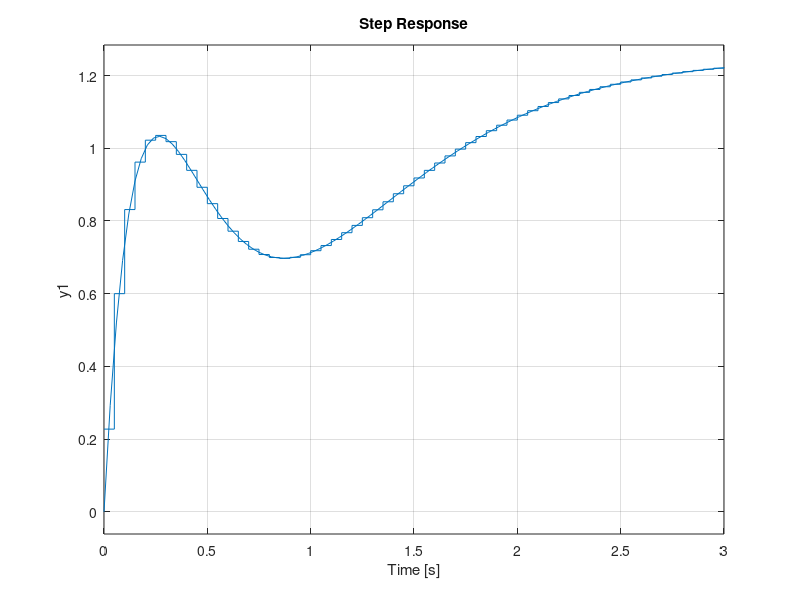

The MATLAB source for this figure:
Te = 1/20; H = tf([11 11 30], [1 9 26 24]);
Hd = c2d(H,Te,'tustin');
%[A,B,C,D] = tf2ss(H);
[num, den] = tfdata(Hd, 'v');
[R,P,k] = residue(num,den);
num2 = num - k * [den];
Ad = [-den(2:4); [eye(2), zeros(2,1)]];
Bd = [1; zeros(2,1)];
Cd = num2(2:4); 
Dd = k;

sd = ss(Ad,Bd,Cd,Dd, Te);
step(sd); hold; step(H); hold